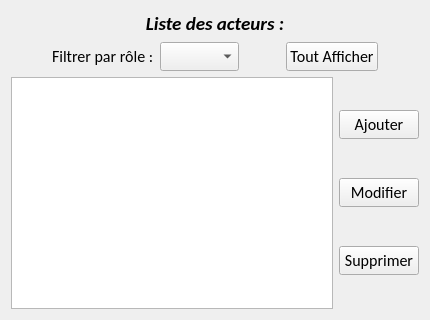
<?xml version="1.0" encoding="UTF-8"?>
<ui version="4.0">
 <class>GuiGestionActeur</class>
 <widget class="QWidget" name="GuiGestionActeur">
  <property name="geometry">
   <rect>
    <x>0</x>
    <y>0</y>
    <width>430</width>
    <height>320</height>
   </rect>
  </property>
  <property name="font">
   <font>
    <family>Calibri</family>
    <pointsize>12</pointsize>
   </font>
  </property>
  <property name="windowTitle">
   <string>Gestion des acteurs</string>
  </property>
  <property name="windowIcon">
   <iconset resource="../../SeboApp.qrc">
    <normaloff>:/SeboApp/Resources/favicon.png</normaloff>:/SeboApp/Resources/favicon.png</iconset>
  </property>
  <layout class="QVBoxLayout" name="verticalLayout">
   <item>
    <widget class="QLabel" name="lblTitreGestionActeur">
     <property name="font">
      <font>
       <family>Calibri</family>
       <pointsize>14</pointsize>
       <weight>75</weight>
       <italic>true</italic>
       <bold>true</bold>
      </font>
     </property>
     <property name="text">
      <string>Liste des acteurs :</string>
     </property>
     <property name="alignment">
      <set>Qt::AlignCenter</set>
     </property>
     <property name="margin">
      <number>10</number>
     </property>
    </widget>
   </item>
   <item>
    <layout class="QHBoxLayout" name="horizontalLayout_2">
     <item>
      <spacer name="horizontalSpacer_2">
       <property name="orientation">
        <enum>Qt::Horizontal</enum>
       </property>
       <property name="sizeHint" stdset="0">
        <size>
         <width>40</width>
         <height>20</height>
        </size>
       </property>
      </spacer>
     </item>
     <item>
      <widget class="QLabel" name="lblFiltrer">
       <property name="text">
        <string>Filtrer par rôle :</string>
       </property>
      </widget>
     </item>
     <item>
      <widget class="QComboBox" name="cbFiltreRole"/>
     </item>
     <item>
      <spacer name="horizontalSpacer">
       <property name="orientation">
        <enum>Qt::Horizontal</enum>
       </property>
       <property name="sizeHint" stdset="0">
        <size>
         <width>40</width>
         <height>20</height>
        </size>
       </property>
      </spacer>
     </item>
     <item>
      <widget class="QPushButton" name="btnToutAfficher">
       <property name="text">
        <string>Tout Afficher</string>
       </property>
       <property name="icon">
        <iconset resource="../../SeboApp.qrc">
         <normaloff>:/SeboApp/Resources/toutAfficher.png</normaloff>:/SeboApp/Resources/toutAfficher.png</iconset>
       </property>
      </widget>
     </item>
     <item>
      <spacer name="horizontalSpacer_3">
       <property name="orientation">
        <enum>Qt::Horizontal</enum>
       </property>
       <property name="sizeHint" stdset="0">
        <size>
         <width>40</width>
         <height>20</height>
        </size>
       </property>
      </spacer>
     </item>
    </layout>
   </item>
   <item>
    <layout class="QHBoxLayout" name="horizontalLayout">
     <item>
      <widget class="QTableView" name="tvActeur">
       <property name="editTriggers">
        <set>QAbstractItemView::NoEditTriggers</set>
       </property>
       <property name="alternatingRowColors">
        <bool>true</bool>
       </property>
       <property name="selectionMode">
        <enum>QAbstractItemView::SingleSelection</enum>
       </property>
       <property name="selectionBehavior">
        <enum>QAbstractItemView::SelectRows</enum>
       </property>
       <property name="sortingEnabled">
        <bool>true</bool>
       </property>
       <attribute name="verticalHeaderVisible">
        <bool>false</bool>
       </attribute>
      </widget>
     </item>
     <item>
      <layout class="QVBoxLayout" name="verticalLayout_2">
       <item>
        <widget class="QPushButton" name="btnAjouter">
         <property name="text">
          <string>Ajouter</string>
         </property>
         <property name="icon">
          <iconset resource="../../SeboApp.qrc">
           <normaloff>:/SeboApp/Resources/add2.png</normaloff>:/SeboApp/Resources/add2.png</iconset>
         </property>
        </widget>
       </item>
       <item>
        <widget class="QPushButton" name="btnModifier">
         <property name="text">
          <string>Modifier</string>
         </property>
         <property name="icon">
          <iconset resource="../../SeboApp.qrc">
           <normaloff>:/SeboApp/Resources/modifier2.png</normaloff>:/SeboApp/Resources/modifier2.png</iconset>
         </property>
        </widget>
       </item>
       <item>
        <widget class="QPushButton" name="btnSupprimer">
         <property name="text">
          <string>Supprimer</string>
         </property>
         <property name="icon">
          <iconset resource="../../SeboApp.qrc">
           <normaloff>:/SeboApp/Resources/delete2.png</normaloff>:/SeboApp/Resources/delete2.png</iconset>
         </property>
        </widget>
       </item>
      </layout>
     </item>
    </layout>
   </item>
  </layout>
 </widget>
 <layoutdefault spacing="6" margin="11"/>
 <resources>
  <include location="../../SeboApp.qrc"/>
 </resources>
 <connections/>
</ui>
